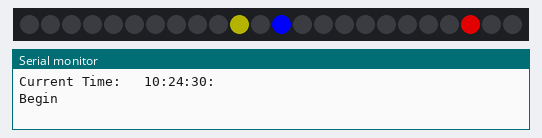
The sketch below on a simulated Arduino Uno, built with avr-gcc and run on an emulated ATmega328P. On the bench: 24 RGB LEDs in strip order, left to right, the last lines printed to the serial monitor. Dim RGB values are drawn brighter than linear; the local clock reads 2024-03-15 10:24:30 at power-on unless the sketch sets it.

Above: at 0.14 s.
At 3.0 s:
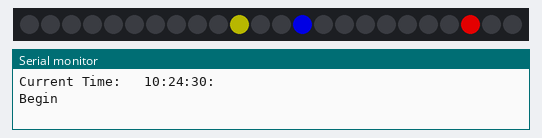
At 6.0 s:
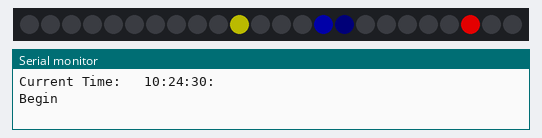
At 11.7 s:
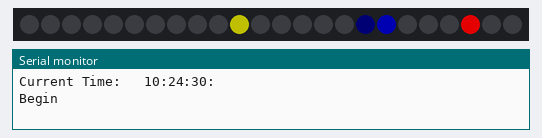
At 23.26 s:
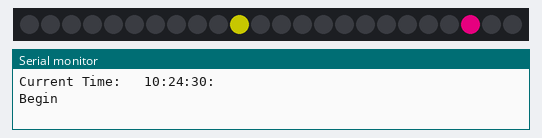
At 39.81 s:
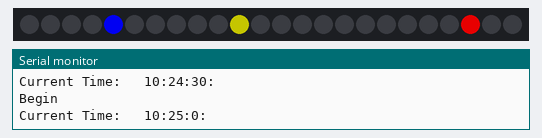

The sketch:

clock_project.ino
```cpp
#include <Adafruit_NeoPixel.h>
#include <DS3231.h>

#define NEO_PIN   12

#define NUMPIXELS 24

#define FADE_CONSTANT 3.50 //lower number slower fade
#define FRAME_RATE_MS 50.0000 //how often to update LEDs (ms)
#define FRAME_RATE_S FRAME_RATE_MS/1000.0000

#define HOUR_MAX_LED_PWR   250.00
#define MINUTE_MAX_LED_PWR 100.00
#define SECOND_MAX_LED_PWR 253.00

Adafruit_NeoPixel pixels(NUMPIXELS, NEO_PIN, NEO_GRB + NEO_KHZ800);

float hour, minute, second;

String message = "";
bool read_message = false;
unsigned long timer;

RTClib myRTC;

//Sets the time in the DS3231 (RTC) via UART input (used for debugging)
void setInitialTimeUART(){
  Serial.println("Input initial time (e.g. 12:45:30:)");
  while(Serial.available()<=0);

  if(Serial.available()>0){
    while(Serial.available()>0){
      message+=(char)Serial.read();
    }
    delay(1);
    while(Serial.available()>0){
      message+=(char)Serial.read();
    }
    delay(1);
    while(Serial.available()>0){
      message+=(char)Serial.read();
    }
    Serial.println(message);
    read_message = true;
  }
  if(read_message){
    stringToTime(message);
    setLEDbyTime();
    read_message = false;
    message="";
  }
}

//Prints the time from the DS3231 (RTC), and sets the clock LEDs based on time
void setInitialTime(){

  DateTime now = myRTC.now();

  String message = String(now.hour()) + ":" + String(now.minute()) + ":" + String(now.second()) + ":";
  Serial.println("Current Time:   " + message);
  stringToTime(message);
  setLEDbyTime();

}

//Updates global time variables from string input
//str: hour:minute:second: (ie 17:13:48:)
void stringToTime(String str){
  int colon_index = str.indexOf(":");             //index of first colon of message (used to get hours)
  String int_tmp = str.substring(0, colon_index); //hour in string format
  String tmp = str.substring(colon_index+1);      //time string without hour
  hour = int_tmp.toFloat();                       //hour string converted to float

  colon_index = tmp.indexOf(":");                 //index of second colon of message (used to get minutes)
  int_tmp = tmp.substring(0, colon_index);        //minute in string format
  tmp = tmp.substring(colon_index+1);             //time string without hour or minute
  minute = int_tmp.toFloat();                     //minute string converted to float

  colon_index = tmp.indexOf(":");                 //index of last colon of message (used to get seconds)
  int_tmp = tmp.substring(0, colon_index);        //second in string format
  second = int_tmp.toFloat();                     //seconds string converted to floats

  minute+=second/60.00;   //update global minute variable
  hour+=minute/60.00;     //update global hour variable
}

//round the input float value
int round_val(float val){
  int rounded_val = int(val);
  float remainder = val - rounded_val;
  if(remainder >= 0.50) return rounded_val + 1;
  return rounded_val;
}

//Set the LEDs of the clock by the global time variables
void setLEDbyTime(){
  pixels.clear(); //turn off all LEDs
  int red[NUMPIXELS], green[NUMPIXELS], blue[NUMPIXELS];  //contains how much of each color each LED will have

  //zero out all colors
  for(int i=0; i<NUMPIXELS; i++){
    red[i]=0; green[i]=0; blue[i]=0;
  }

  //used to pick the center point on the LED ring for each time variable
  //pretty much converting time to a point on the LED ring
  float hour_led = (fmod(hour,12.00))*(float(NUMPIXELS)/12.00);
  float min_led = minute*float(NUMPIXELS)/60.00;
  float sec_led = second*float(NUMPIXELS)/60.00;

  /* Calculate the acutal LED power for each time metric
   *
   * LED_PWR= MAX_LED_PWR*e^( -(FADE_CONST*LED_NUM)^2 )
   * LED_PWR shows the LED power for a specific LED
   * MAX_LED_PWR shows the maximum power we set for the specific metric
   * FADE_CONST sets the width of the bell curve (smaller number increase bell curve which makes the fade slower)
   * LED_NUM is the LED number we are modifying.
   *
   * We check the two points on either side of the metrics center LED */
  for(int i=-1; i<2; i++){
    red[int(i+min_led)%NUMPIXELS] =   round_val( MINUTE_MAX_LED_PWR*float(exp(-1* pow((FADE_CONSTANT* ( int(i+min_led) ) -FADE_CONSTANT*min_led),2.) ) ) );
    green[int(i+min_led)%NUMPIXELS] = round_val( MINUTE_MAX_LED_PWR*float(exp(-1* pow((FADE_CONSTANT* ( int(i+min_led) ) -FADE_CONSTANT*min_led),2.) ) ) );
    blue[int(i+sec_led)%NUMPIXELS] =  round_val( SECOND_MAX_LED_PWR*float(exp(-1* pow((FADE_CONSTANT* ( int(i+sec_led) ) -FADE_CONSTANT*sec_led),2.) ) ) );
  }
  for(int i=-1; i<2; i++){
    red[int(i+hour_led)%NUMPIXELS] += round_val( HOUR_MAX_LED_PWR*float(exp(-1* pow((FADE_CONSTANT* ( int(i+hour_led) ) -FADE_CONSTANT*hour_led),2.) ) ) );
  }

  //set and show LEDs
  for(int i=0; i<NUMPIXELS; i++) pixels.setPixelColor(i, pixels.Color(min(red[i],254), green[i], blue[i]));
  pixels.show();
}

void setup() {
  Serial.begin(115200); //start Serial
  delay(10);
  Serial.println();
  Wire.begin(); //start I2C line for RTC comms
  delay(10);
  pixels.begin(); //start LEDs
  delay(10);
  setInitialTime(); //set initial time and shows it on LED
  Serial.println("Begin");
}

void loop() {

  timer = millis();
  while(1){

    if(millis()-timer >= FRAME_RATE_MS){
      timer=millis();

      //increment global time based on frame rate
      second+=FRAME_RATE_S;
      minute+=FRAME_RATE_S/60.0000;
      hour+=(FRAME_RATE_S/60.0000)/60.0000;
      if(hour>=24.00){
        hour=0.00;
      }
      if(minute>60.00){
        minute=0.00;
      }
      if(second>60.00){
        second = 0.00;
        setInitialTime(); //set global time from RTC every 60 seconds to take care internal clock drifting
      }

      setLEDbyTime(); //update clock LEDs based on the frame rate
    }else if( timer > millis() ) timer = millis();
    delay(0);
  }

}
```
